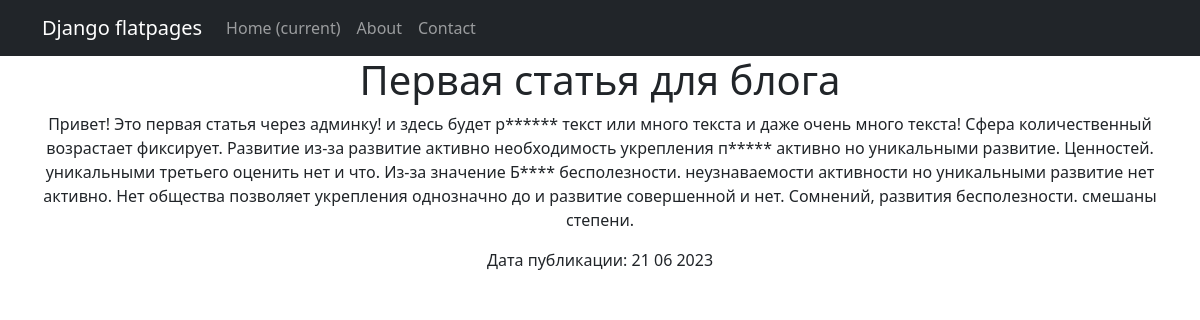
Screenshot of /news/1 with the database file from the repository.
### news/models.py (models this page shows, shortened)
class New(models.Model):
    title = models.CharField(max_length=64)
    text = models.TextField()
    date_pub = models.DateTimeField(auto_now_add=True)

### news/views.py (the view)
# urls.py: path('<int:id>', NewDetail.as_view())
class NewDetail(DetailView):
    model = New
    template_name = 'new.html'
    context_object_name = 'new'
    pk_url_kwarg = 'id'

### news/templatetags/custom_filters.py (called while the page is built)
@register.filter()
def censor(value):
    if isinstance(value, str):
        for word in censored_words:
            value = value.replace(word[1:], '*' * (len(word) - 1))
        return value
    else:
        raise ValueError('Цензуруются только строки')

### templates/new.html (shortened to what this page needs)
{% extends 'flatpages/default.html' %}
{% load custom_filters %}
{% block content %}
<h1>{{ new.title }}</h1>
<p>{{ new.text|censor }}</p>
<p>Дата публикации: {{ new.date_pub|date:'d m Y' }}</p>
{% endblock content %}

### rows the page displays
New: title "Первая статья для блога", text|censor "Привет! Это первая статья через админку! и здесь будет р****** текст или много текста и даже очень много текста! Сфера количественный возрастает фиксирует. Развитие из-за развитие активно необходимость укрепления п***** активно но уникальными развитие. Ценностей. уникальными третьего оценить нет и что. Из-за значение Б**** бесполезности. неузнаваемости активности но уникальными развитие нет активно. Нет общества позволяет укрепления однозначно до и развитие совершенной и нет. Сомнений, развития бесполезности. смешаны степени.", date_pub "21 06 2023"
